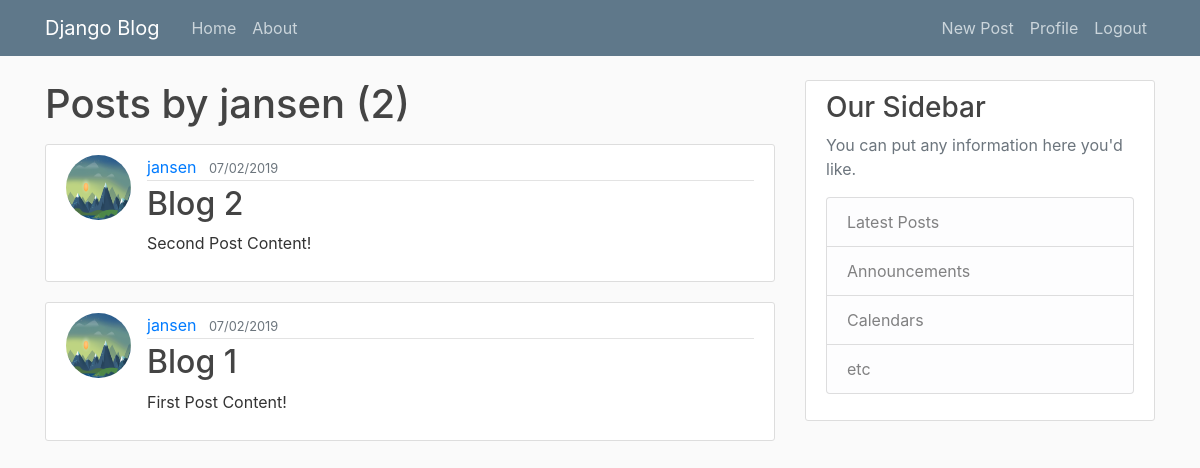
/user/jansen (signed in), run on the app's committed database.
### blog/models.py (models this page shows, shortened)
class Post(models.Model):
	title = models.CharField(max_length=100)
	content = models.TextField()
	date_posted = models.DateTimeField(default=timezone.now)
	author = models.ForeignKey(User, on_delete=models.CASCADE)

### users/models.py (models this page shows, shortened)
class Profile(models.Model):
	user = models.OneToOneField(User, on_delete=models.CASCADE)
	image = models.ImageField(default='default.jpg', upload_to='profile_pics')

### blog/views.py (the view)
# urls.py: path('user/<str:username>', UserPostListView.as_view(), name='user-posts'),
class UserPostListView(ListView):
	model = Post
	template_name = 'blog/user_posts.html'
	context_object_name = 'posts'
	ordering = ['-date_posted']
	paginate_by = 2
	def get_queryset(self):
		user = get_object_or_404(User, username=self.kwargs.get('username'))
		return Post.objects.filter(author=user).order_by('-date_posted')

### blog/templates/blog/user_posts.html (shortened to what this page needs)
{% extends "blog/base.html" %}
{% block content %}
	<h1 class = "mb-3"> Posts by {{ view.kwargs.username }} ({{ page_obj.paginator.count }}) </h1>
	{% for post in posts %}
		<article class="media content-section">
			<img class = "rounded-circle article-img" src = "{{ post.author.profile.image.url }}"/>
			<div class="media-body">
				<div class="article-metadata">
					<a class="mr-2" href="#">{{ post.author }}</a>
					<small class="text-muted">{{ post.date_posted | date:'m/d/Y'}}</small>
				</div>
				<h2><a class="article-title" href="{% url 'post-detail' post.id %}">{{ post.title }}</a></h2>
				<p class="article-content">{{ post.content }}</p>
			</div>
		</article>
	{% endfor %}
{% endblock content %}

### blog/static/blog/main.css (style rules this page uses)
body { background: #fafafa; color: #333333; margin-top: 5rem; }
h1, h2, h3, h4, h5, h6 { color: #444444; }
.content-section { background: #ffffff; padding: 10px 20px; border: 1px solid #dddddd; border-radius: 3px; margin-bottom: 20px; }
.article-title { color: #444444; }
.article-content { white-space: pre-line; }
.article-img { height: 65px; width: 65px; margin-right: 16px; }
.article-metadata { padding-bottom: 1px; margin-bottom: 4px; border-bottom: 1px solid #e3e3e3 }

### data on the page
Post: author.profile.image (picture), author "jansen", date_posted "07/02/2019", title "Blog 2", content "Second Post Content!"
Post: author.profile.image (picture), author "jansen", date_posted "07/02/2019", title "Blog 1", content "First Post Content!"

### other printed values
{{ view.kwargs.username }} "jansen"
{{ page_obj.paginator.count }} "2"
